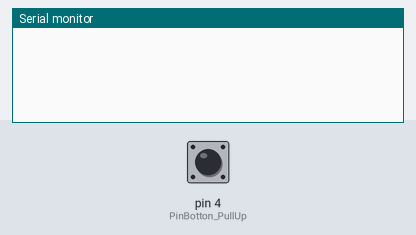
The sketch below on a simulated Arduino Uno, built with avr-gcc and run on an emulated ATmega328P. Parts: the last lines printed to the serial monitor. The test bench sets the inputs (shaded band); at power-on: pin 4 (PinBotton_PullUp) HIGH.

Above: at 1.2 s.
1.3 s: pin 4 (PinBotton_PullUp) pulled LOW for 0.15 s
At 2.5 s:
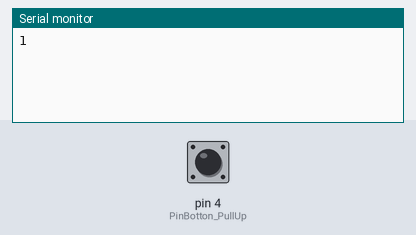
2.9 s: pin 4 (PinBotton_PullUp) pulled LOW for 1 s
At 4.5 s:
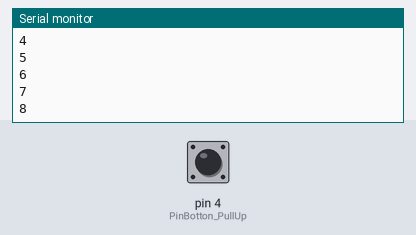
5.4 s: pin 4 (PinBotton_PullUp) pulled LOW for 0.15 s
At 6.8 s:
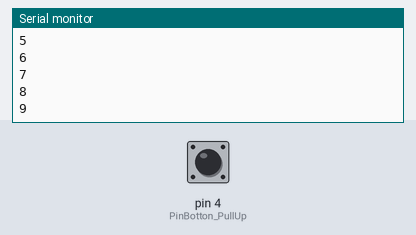
Timing chart, 0 to 8.4 s (numbered marks = the images above; inputs shaded):
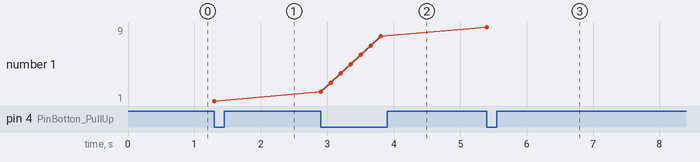

Measured:
- after the input at 1.3 s, the serial monitor: prints a new line at once (image 1)
- after the input at 2.9 s, the serial monitor: prints a new line at once (image 2)
- after the input at 5.4 s, the serial monitor: prints a new line at once (image 3)
- plotted number 1: 1 → 8 after the input at 2.9 s, 8 → 9 after the input at 5.4 s

The sketch:

DigitalInput4.ino
```cpp
/*
  Universidad Nacional Autónoma de México
  Facultad de Ciencias
  Licenciatura en Ciencias de la Computación
  Seminario de Ciencias de la Computación A: Introducción al Internet de las Cosas

  Escrito por: M. en I. Valente Vázquez Velázquez
  Última modificación: 1-enero-2023
  https://sites.google.com/ciencias.unam.mx/introduccion-iot-fc/inicio
*/

#define PinBotton_PullUp 4

int count = 0;
long timeCounter = 0;
const int timeThreshold = 150;

void setup() {
  Serial.begin(115200);
  pinMode(PinBotton_PullUp, INPUT);
}

void loop() {
  int in_up = digitalRead(PinBotton_PullUp);
  if (in_up == LOW) {
    if (millis() > timeCounter + timeThreshold) {
      count++;
      Serial.println(count);
      timeCounter = millis();
    }
  }
}
```
